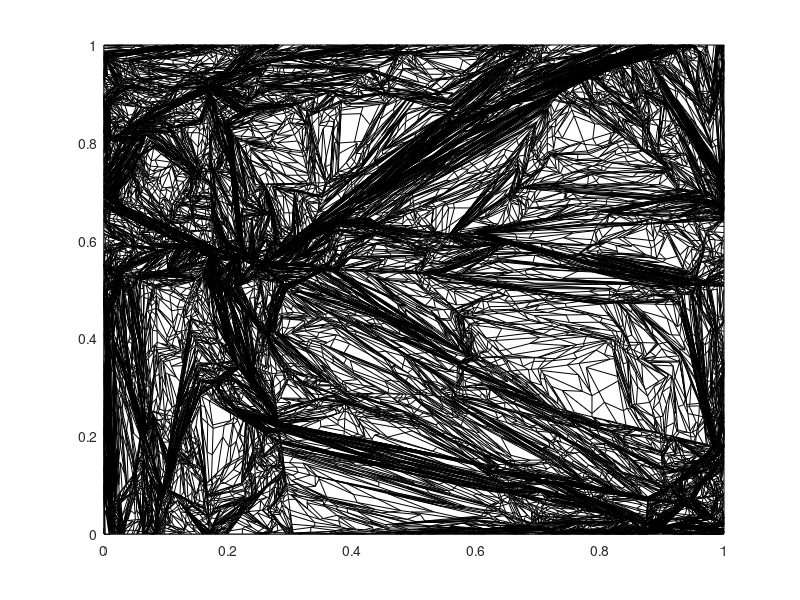
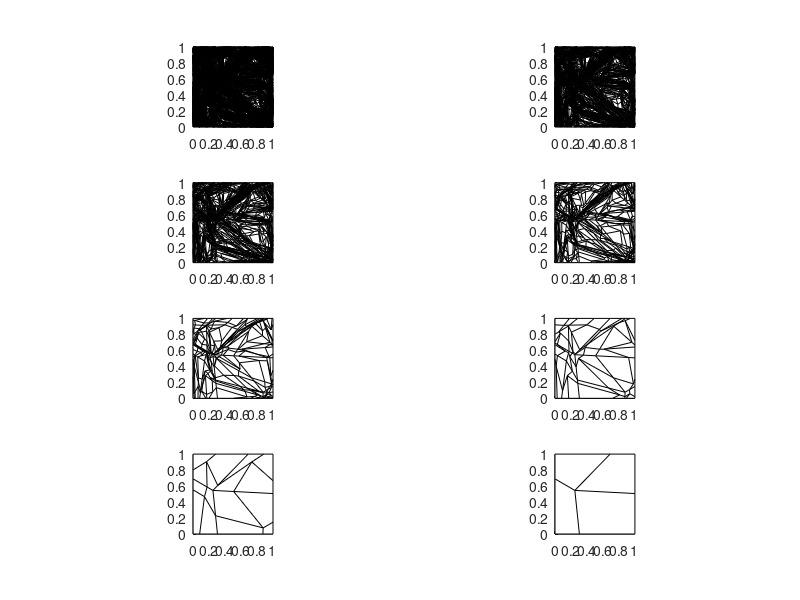

The MATLAB script that drew these images, in order:
clear all; close all; clc;

% This routine generates an nm by nm mesh, commonly known as a
% Shestakov mesh, with 0 < r < rm and 0 < z < zm. The randomness
% is controlled by parameter "a", where 0 <= a <= 0.5. A value of 
% a = 0.5 gives a rectangular % mesh. Boomerang zones are allowed 
% but bowties are not allowed.
%
% Matlab version by Jean C. Ragusa, Texas A&M University, April 1, 2013
% (jean.ragusa@tamu.edu)
%
% based on the original Fortran program by Alek Sheshakov (LLNL); that 
% program is found in: Nuclear Science & Engineering, Vol 105, pp.88-104 
% (1990), "Test Problems in Radiative Transfer Calculations", by A. Shestakov, 
% D. Kershaw, and G. Zimmerman
%
% Many thanks to Michael Hall (LANL) for providing a copy of the F77 
% program


logi_save_plots = false;
logi_write_file = true;


% number of subdivisions of the original rectangle
nc = 8;
% random parameter
a  = 0.1;
% rectangle dimensions
L = 1;
rm = L;
zm = L;

% allocate memory
nm = 2^nc + 1;
ind = nm-1;
r=zeros(nm,nm);
z=zeros(nm,nm);

% initialize 4 corners
for i = 0:1
    k = 1 + i*ind;
    for j = 0:1
        l = 1 + j*ind;
        r(k,l) = L*(1-i);
        z(k,l) = L*j;
    end
end

% fill in the rest of the points
for nl = 0:nc-1
    nn = 2^nl;
    inc = ind/nn;
    inch = inc/2;
    for k = 1:nn
        k1 = 1+(k-1)*inc;
        k2 = k1+inc;
        k3 = k1+inch;
        for l = 1:nn
            l1 = 1+(l-1)*inc;
            l2 = l1+inc;
            l3 = l1+inch;
            if (l==1)
                ar = a+rand(1,1)*(1-2*a);
                r(k3,l1) = ar*r(k1,l1)+(1-ar)*r(k2,l1);
                z(k3,l1) = ar*z(k1,l1)+(1-ar)*z(k2,l1);
            end
            ar = a+rand(1,1)*(1-2*a);
            r(k2,l3) = ar*r(k2,l1)+(1-ar)*r(k2,l2);
            z(k2,l3) = ar*z(k2,l1)+(1-ar)*z(k2,l2);
            ar = a+rand(1,1)*(1-2*a);
            r(k3,l2) = ar*r(k1,l2)+(1-ar)*r(k2,l2);
            z(k3,l2) = ar*z(k1,l2)+(1-ar)*z(k2,l2);
            if (k==1)
                ar = a+rand(1,1)*(1-2*a);
                r(k1,l3) = ar*r(k1,l1)+(1-ar)*r(k1,l2);
                z(k1,l3) = ar*z(k1,l1)+(1-ar)*z(k1,l2);
            end
            ar = a+rand(1,1)*(1-2*a);
            br = a+rand(1,1)*(1-2*a);
            r1 = r(k1,l1);
            r2 = r(k2,l1);
            r3 = r(k2,l2);
            r4 = r(k1,l2);
            z1 = z(k1,l1);
            z2 = z(k2,l1);
            z3 = z(k2,l2);
            z4 = z(k1,l2);
            % check for boomerang zones
            det2 = (r2-r1)*(z3-z2)-(r3-r2)*(z2-z1);
            det3 = (r3-r2)*(z4-z3)-(r4-r3)*(z3-z2);
            det4 = (r4-r3)*(z1-z4)-(r1-r4)*(z4-z3);
            det1 = (r1-r4)*(z2-z1)-(r2-r1)*(z1-z4);
            if (det2>0)
                d = (r4-r3)*(z2-z1)-(r2-r1)*(z4-z3);
                r3p = ((r2-r1)*(r4*z3-r3*z4)-(r4-r3)*(r2*z1-r1*z2))/d;
                z3p = ((z2-z1)*(r4*z3-r3*z4)-(z4-z3)*(r2*z1-r1*z2))/d;
                d = (r4-r1)*(z2-z3)-(r2-r3)*(z4-z1);
                r1p = ((r2-r3)*(r4*z1-r1*z4)-(r4-r1)*(r2*z3-r3*z2))/d;
                z1p = ((z2-z3)*(r4*z1-r1*z4)-(z4-z1)*(r2*z3-r3*z2))/d;
                r3 = r3p;
                z3 = z3p;
                r1 = r1p;
                z1 = z1p;
            elseif (det3>0)
                d = (r1-r4)*(z3-z2)-(r3-r2)*(z1-z4);
                r4p = ((r3-r2)*(r1*z4-r4*z1)-(r1-r4)*(r3*z2-r2*z3))/d;
                z4p = ((z3-z2)*(r1*z4-r4*z1)-(z1-z4)*(r3*z2-r2*z3))/d;
                d = (r1-r2)*(z3-z4)-(r3-r4)*(z1-z2);
                r2p = ((r3-r4)*(r1*z2-r2*z1)-(r1-r2)*(r3*z4-r4*z3))/d;
                z2p = ((z3-z4)*(r1*z2-r2*z1)-(z1-z2)*(r3*z4-r4*z3))/d;
                r4 = r4p;
                z4 = z4p;
                r2 = r2p;
                z2 = z2p;
            elseif (det4>0)
                d = (r2-r1)*(z4-z3)-(r4-r3)*(z2-z1);
                r1p = ((r4-r3)*(r2*z1-r1*z2)-(r2-r1)*(r4*z3-r3*z4))/d;
                z1p = ((z4-z3)*(r2*z1-r1*z2)-(z2-z1)*(r4*z3-r3*z4))/d;
                d = (r2-r3)*(z4-z1)-(r4-r1)*(z2-z3);
                r3p = ((r4-r1)*(r2*z3-r3*z2)-(r2-r3)*(r4*z1-r1*z4))/d;
                z3p = ((z4-z1)*(r2*z3-r3*z2)-(z2-z3)*(r4*z1-r1*z4))/d;
                r1 = r1p;
                z1 = z1p;
                r3 = r3p;
                z3 = z3p;
            elseif (det1>0)
                d = (r3-r2)*(z1-z4)-(r1-r4)*(z3-z2);
                r2p = ((r1-r4)*(r3*z2-r2*z3)-(r3-r2)*(r1*z4-r4*z1))/d;
                z2p = ((z1-z4)*(r3*z2-r2*z3)-(z3-z2)*(r1*z4-r4*z1))/d;
                d = (r3-r4)*(z1-z2)-(r1-r2)*(z3-z4);
                r4p = ((r1-r2)*(r3*z4-r4*z3)-(r3-r4)*(r1*z2-r2*z1))/d;
                z4p = ((z1-z2)*(r3*z4-r4*z3)-(z3-z4)*(r1*z2-r2*z1))/d;
                r2 = r2p;
                z2 = z2p;
                r4 = r4p;
                z4 = z4p;
            end
            r(k3,l3) = ar*br*r1 + ar*(1-br)*r4 + (1-ar)*br*r2 + (1-ar)*(1-br)*r3;
            z(k3,l3) = ar*br*z1 + ar*(1-br)*z4 + (1-ar)*br*z2 + (1-ar)*(1-br)*z3;
        end
    end
end

% plotting in matlab
figure(1)
surf(r,z,ones(nm,nm),'FaceColor','white')
view(0,90)
% nc = 4;
% nm = 2^nc + 1;
figure(2);
q1=(ceil(nc/2));
q2=ceil(nc/q1);
for k=1:nc
    skip=2^(k-1);
    subplot(q1,q2,k);
    nm_ = 2^(nc-k+1)+1;
    surf(r(1:skip:end,1:skip:end),z(1:skip:end,1:skip:end),ones(nm_,nm_),'FaceColor','white');
     set(gca,'PlotBoxAspectRatio',[5 5 1])
     view(0,90);
end

output_file1=strcat('.\figs\shestakov_quad_L',int2str(L),'_nc',int2str(nc),'_emb','_a',num2str(a));
if(logi_save_plots)
    print('-dpdf',strcat(output_file1,'.pdf'));
    print('-dpng',strcat(output_file1,'.png'));
    saveas(gcf,strcat(output_file1,'.fig'),'fig');
end

%---------------------------------------------
%
if(~logi_write_file), return; end;
%
%---------------------------------------------
% save txt file
matID=1;
srcID=1;

% date and time;
[yr, mo, da, hr, mi, s] = datevec(now);

% save embedded meshes
r_sav=r;
z_sav=z;
for k=1:nc
    
    nm_ = 2^(nc-k+1)+1;
    skip=2^(k-1);
    r=r_sav(1:skip:end,1:skip:end);
    z=z_sav(1:skip:end,1:skip:end);

    %%%%%%%%%%%%%%%%%%%%%
    output_file_k=strcat('.\figs\shestakov_quad_L',int2str(L),...
        '_nc',int2str(nc),'_emb',int2str(nc-k+1),'_a',num2str(a),'.txt');
    fid=fopen(output_file_k,'w');
    
    fprintf(fid,'# Date: %d/%d/%d   Time: %d:%d\n', mo, da, yr, hr, mi);
    
    fprintf(fid,'# dimensions \n');
    fprintf(fid,'%g %g \n',L,L);
    
    n = (nm_-1);
    ncells = n*n;
    
    fprintf(fid,'# connectivity \n');
    fprintf(fid,'%d\n',ncells);
    for iel=1:ncells
        skip = 4*(iel-1);
        i1 = skip + 1;
        i2 = skip + 2;
        i3 = skip + 3;
        i4 = skip + 4;
        fprintf(fid,'%d %d %d %d %d %d %d \n',4,i1,i2,i3,i4,matID,srcID);
    end
    
    fprintf(fid,'# DG vertices (counter-clockwise) \n');
    fprintf(fid,'%d\n',4*ncells);
    for i=1:n
        for j=1:n
            fprintf(fid,' %g %g \n %g %g \n %g %g \n %g %g \n',...
                r(i,j)    ,z(i,j)    ,...
                r(i,j+1)  ,z(i,j+1)  ,...
                r(i+1,j+1),z(i+1,j+1),...
                r(i+1,j)  ,z(i+1,j)  );
        end
    end
    
    fprintf(fid,'# grid vertices (counter-clockwise) \n');
    fprintf(fid,'%d\n',(n+1)^2);
    for i=1:n+1
        for j=1:n+1
            fprintf(fid,'%g %g \n',r(i,j),z(i,j) );
        end
    end
    
    fclose(fid);
    %%%%
end % embedded meshes save


